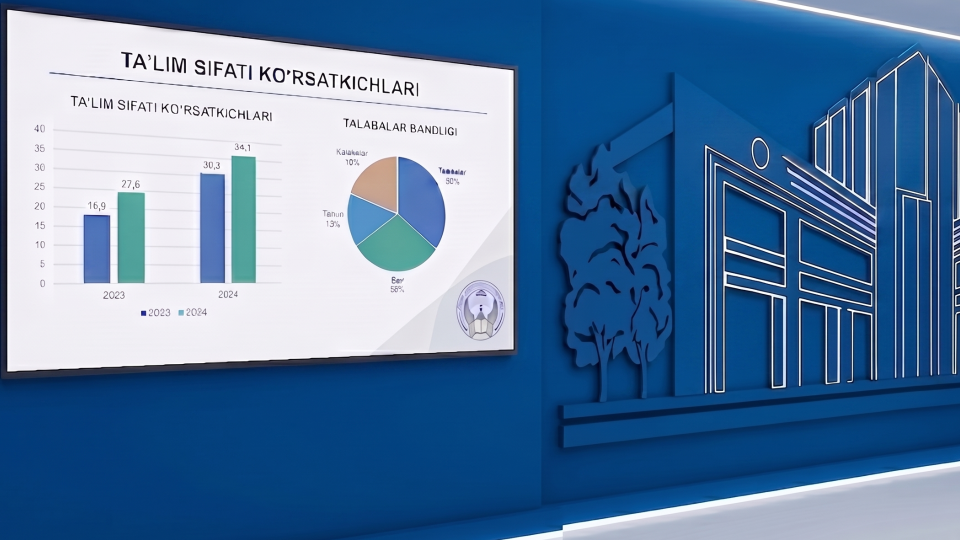
#> input picture templates/akademiya/background.png, 1920 x 1080 px (shown at 1/2 size)
$ python -i make_template.py   (imports and definitions only)
#> lines starting #> are read from the running program, lines starting #| are printed output that depends on the picture; after the words box and inside, x2 and y2 are one past the last pixel; in counts of white or black regions, pixels touching at a corner belong together
#> further down, picture is the input picture: shape (1080, 1920, 3); mean B, G, R 162.7, 123.6, 86.9
"""Studiya fonidan shablon yaratish: fonni kanvasga joylash, ekran (oq slayd hududi) burchaklarini avtomatik topish.

    python tools/make_template.py ID FON.png [--scale 0.9145 --offset -4 0] [--intro intro.mp4] [--outro outro.mp4]
                                  [--fit 250 1473 161 368 | --teacher 0.929 692 79] [--copyright "matn"]

Masshtab/siljish berilmasa fon kanvasni to'liq qoplaydi (cover). Ekran burchaklari: eng katta oq to'rtburchak
(fonda eski slayd chizilgan bo'lishi kerak). Natija: templates/ID/ (background.png 1920x1080 + template.json).
"""

import argparse
import json
import shutil
import sys
from pathlib import Path

import cv2
import numpy as np

from darsstudio import paths

W, H = 1920, 1080


# [8 lines left out: function place_background, not called in this run]


def find_screen_quad(bgr: np.ndarray) -> list[list[float]]:
    """Eng katta oq (past to'yinganlik, yorqin) hudud -> 4 burchak TL, TR, BR, BL."""
    hsv = cv2.cvtColor(bgr, cv2.COLOR_BGR2HSV)
#> hsv: shape (1080, 1920, 3); mean H, S, V 111.8, 153.3, 163
    white = ((hsv[..., 1] < 60) & (hsv[..., 2] > 170)).astype(np.uint8) * 255
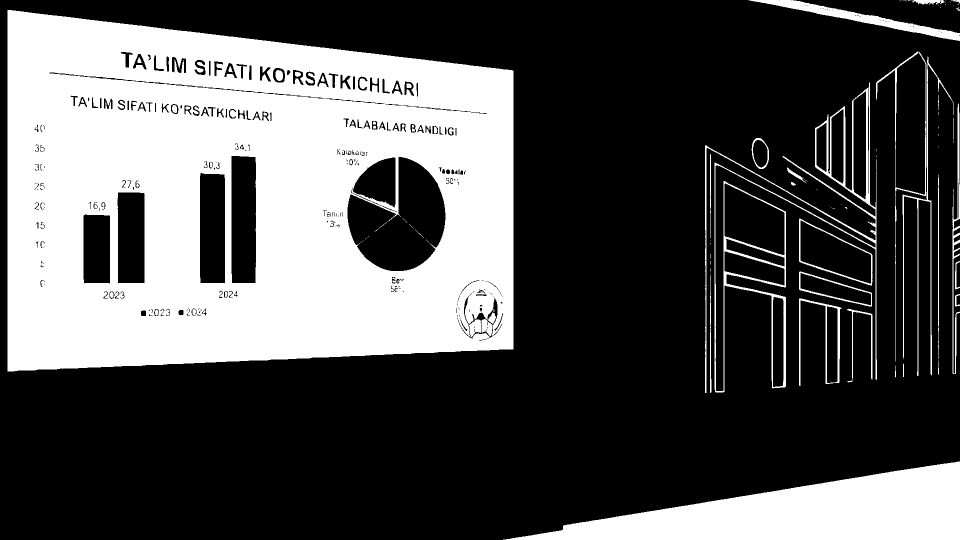
#> white: shape (1080, 1920) (shown at 1/2 size); 32.5% white; 116 white regions (63 under 20 px), largest, box (x1, y1, x2, y2) and area: (15, 20, 1027, 743) 557830, (1006, 923, 1920, 1080) 75679, (1410, 164, 1754, 786) 16141
    white = cv2.morphologyEx(white, cv2.MORPH_CLOSE, np.ones((25, 25), np.uint8))
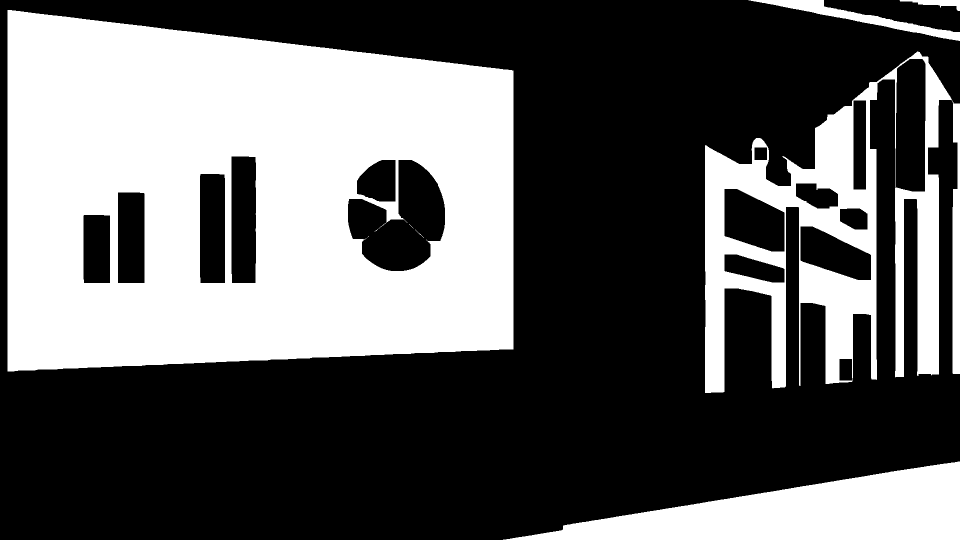
#> white: shape (1080, 1920) (shown at 1/2 size); 37.9% white; 9 white regions (3 under 20 px)
    cs, _ = cv2.findContours(white, cv2.RETR_EXTERNAL, cv2.CHAIN_APPROX_SIMPLE)
#> cs = 5 contours; box (x1, y1, x2, y2) and area: (15, 20, 1027, 743) 646344, (1410, 103, 1920, 786) 174422, (1006, 923, 1920, 1080) 74684, (1497, 0, 1920, 82) 6265, (1799, 0, 1920, 22) 975
    c = max(cs, key=cv2.contourArea)
#> c = contour of 334 points, box (x1, y1, x2, y2) (15, 20, 1027, 743), area 646344
    peri = cv2.arcLength(c, True)
#> peri = 3369.3
    ap = None
    for eps in (0.01, 0.02, 0.03, 0.05):
        ap = cv2.approxPolyDP(c, eps * peri, True)
        if len(ap) == 4:
            break
#> this loop made 1 pass
#> ap on pass 1: [[15, 20], [15, 742], [1026, 698], [1026, 141]]
    if ap is None or len(ap) != 4:
        raise SystemExit("Ekran to'rtburchagi topilmadi: burchaklarni calibrate-screen bilan bering.")
    pts = ap.reshape(-1, 2).astype(float)
#> pts = [[15, 20], [15, 742], [1026, 698], [1026, 141]]
    s, d = pts.sum(1), np.diff(pts, axis=1).ravel()
#> s = [35, 757, 1724, 1167]; d = [5, 727, -328, -885]
    q = [pts[s.argmin()], pts[d.argmin()], pts[s.argmax()], pts[d.argmax()]]
#> q = [[15, 20], [1026, 141], [1026, 698], [15, 742]]
    return [[round(float(x), 1), round(float(y), 1)] for x, y in q]


# [40 lines left out: function main, not called in this run]


# [2 lines not run here, left out]

>>> import cv2
>>> picture = cv2.imread('../templates/akademiya/background.png')
>>> result = find_screen_quad(picture)
#> result = [[15, 20], [1026, 141], [1026, 698], [15, 742]]
